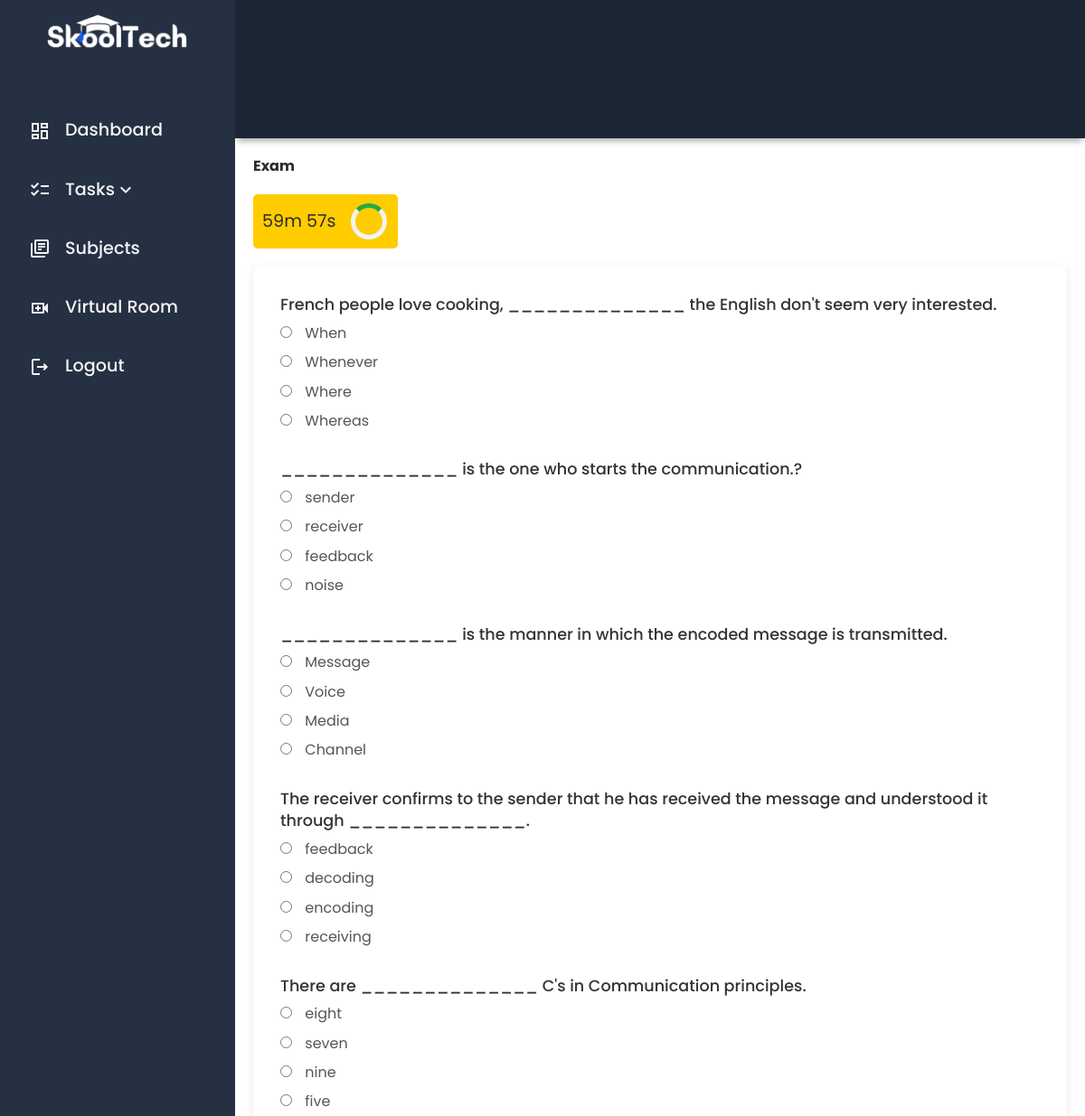
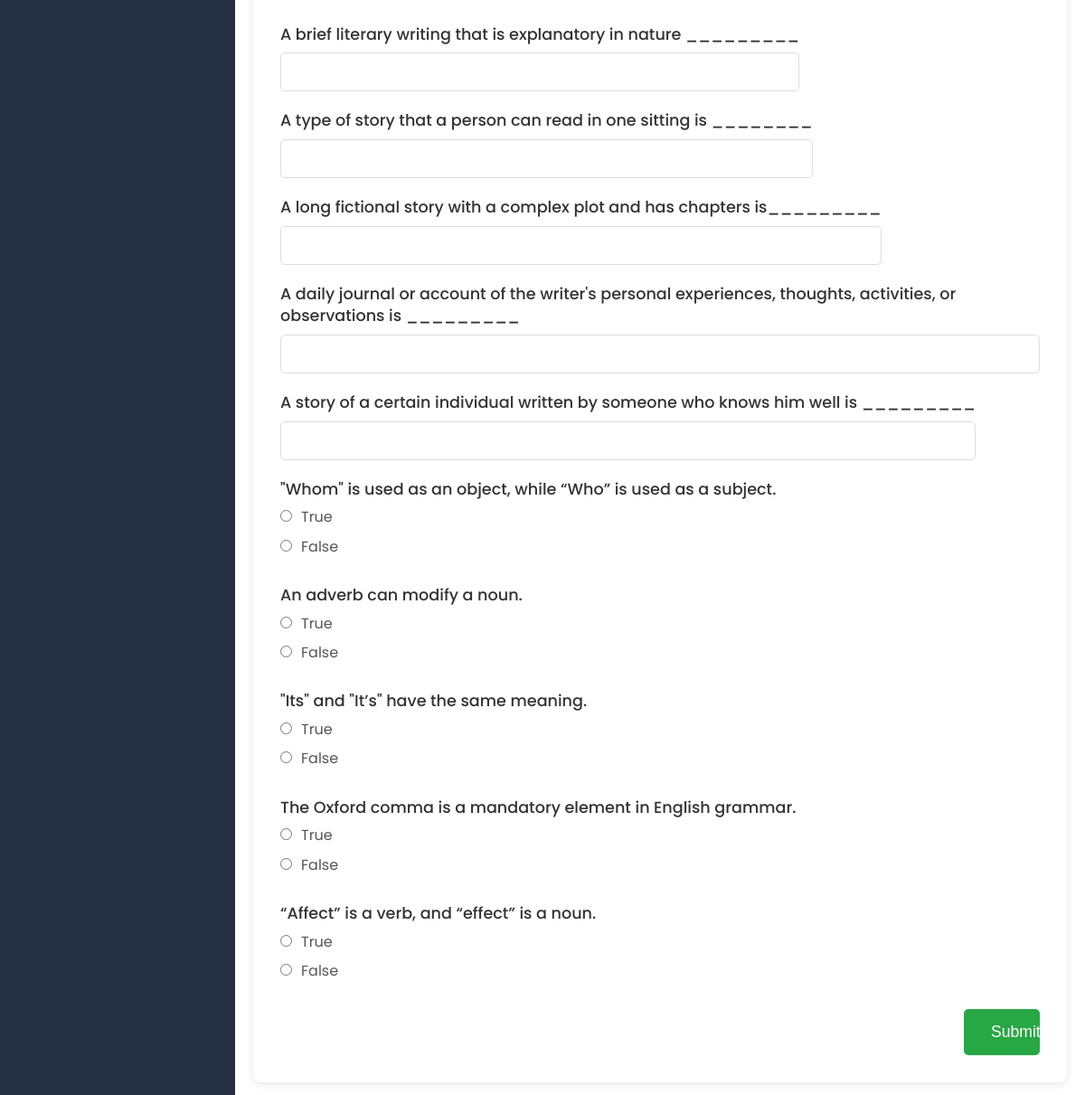
The page /take_exam.php?exam_id=3 (signed in) on the database its author committed (2 pictures, top to bottom).
### tables this page shows
CREATE TABLE exam_questions (
    id INT AUTO_INCREMENT PRIMARY KEY,
    exam_id INT NOT NULL,
    question_type ENUM('multiple_choice', 'identification', 'true_false') NOT NULL,
    question_text TEXT NOT NULL,
    choice_a VARCHAR(255),
    choice_b VARCHAR(255),
    choice_c VARCHAR(255),
    choice_d VARCHAR(255),
    correct_answer VARCHAR(255),
    FOREIGN KEY (exam_id) REFERENCES exams(id)
);

### take_exam.php (the view, shortened to what this page needs)
<?php
$servername = "localhost";
$username = "root";
$password = "";
$dbname = "skooltech";
$conn = new mysqli($servername, $username, $password, $dbname);
$exam_id = intval($_GET['exam_id']);
$sql_questions = "SELECT * FROM exam_questions WHERE exam_id = ?";
$stmt_questions = $conn->prepare($sql_questions);
$stmt_questions->bind_param("i", $exam_id);
$stmt_questions->execute();
$result_questions = $stmt_questions->get_result();
?>
<!DOCTYPE html>
<html lang="en">
<head>
    <link rel="stylesheet" href="./dist/scss/main.min.css">
</head>
<body>
<div class="grid-container">
    <div class="header">
    </div>
    <div id="sidenav">
        <div class="sidenav__wrapper">
            <div class="sidenav__img">
                <img src="./dist/img/skooltech-logo.png" alt="">
            </div>
            <div class="sidenav-list">
                <ul>
                    <li><a href="./user_dashboard.php"><span class="material-icons-outlined">dashboard</span>Dashboard</a></li>
                    <li>
                        <a href="#" class="dropdown-toggle">
                            <span class="material-icons-outlined">checklist</span> Tasks
                            <span class="material-icons-outlined chevron-icon">keyboard_arrow_down</span>
                        </a>
                    </li>
                    <li>
                        <a href="./user_subjects.php"><span class="material-icons-outlined">library_books</span> Subjects</a>
                    </li>
                    <li><a href="user_virtualroom.php"><span class="material-icons-outlined">video_call</span>Virtual Room</a></li>
                    <li><a href="logout.php"><span class="material-icons-outlined">logout</span>Logout</a></li>
                </ul>
            </div>
        </div>
    </div>
    <main class="main-container">
        <h2>Exam</h2>
        <div class="timer-container">
            <div class="timer" id="timer"></div>
            <div class="spinner"></div>
        </div>
            <form id="examForm" action="take_exam.php?exam_id=<?php echo htmlspecialchars($exam_id); ?>" method="POST">
                <?php while ($row = $result_questions->fetch_assoc()): ?>
                    <div class="question">
                        <p><?php echo htmlspecialchars($row['question_text']); ?></p>
                        <?php if ($row['question_type'] == 'multiple_choice'): ?>
                            <label>
                                <input type="radio" name="answers[<?php echo htmlspecialchars($row['id']); ?>]" value="A" required>
                                <?php echo htmlspecialchars($row['choice_a']); ?>
                            </label>
                            <label>
                                <input type="radio" name="answers[<?php echo htmlspecialchars($row['id']); ?>]" value="B" required>
                                <?php echo htmlspecialchars($row['choice_b']); ?>
                            </label>
                            <label>
                                <input type="radio" name="answers[<?php echo htmlspecialchars($row['id']); ?>]" value="C" required>
                                <?php echo htmlspecialchars($row['choice_c']); ?>
                            </label>
                            <label>
                                <input type="radio" name="answers[<?php echo htmlspecialchars($row['id']); ?>]" value="D" required>
                                <?php echo htmlspecialchars($row['choice_d']); ?>
                            </label>
                        <?php elseif ($row['question_type'] == 'true_false'): ?>
                            <label>
                                <input type="radio" name="answers[<?php echo htmlspecialchars($row['id']); ?>]" value="true" required>True
                            </label>
                            <label>
                                <input type="radio" name="answers[<?php echo htmlspecialchars($row['id']); ?>]" value="false" required>False
                            </label>
                        <?php elseif ($row['question_type'] == 'identification'): ?>
                            <input type="text" name="answers[<?php echo htmlspecialchars($row['id']); ?>]" required>
                        <?php endif; ?>
                    </div>
                <?php endwhile; ?>
                <button type="submit">Submit</button>
            </form>
    </main>
</div>
</body>
</html>

### take_exam.php (style rules this page uses)
.timer { font-size: 1.2em; }
.timer-container { display: flex; background-color: #ffcc00; padding: 10px; border-radius: 5px; width: 160px; margin-bottom: 20px; align-items: center; gap: 1rem; }
.spinner { width: 40px; height: 40px; border: 5px solid #f3f3f3; border-top: 5px solid #28a745; border-radius: 50%; animation: spin 2s linear infinite; }
form { background-color: white; padding: 30px; border-radius: 8px; box-shadow: 0 2px 10px rgba(0, 0, 0, 0.1); display: flex; flex-direction: column; align-items: flex-start; position: relative; }
.question { margin-bottom: 20px; }
.question p { font-size: 1.1rem; font-weight: 500; color: #333; margin-bottom: .5rem; }
.question label { display: block; margin-bottom: 10px; font-size: 1rem; color: #555; }
.question input[type="radio"], .question input[type="text"] { margin-right: 10px; }
.question input[type="text"] { padding: 8px; border-radius: 5px; border: 1px solid #ddd; width: 100%; }
button[type="submit"] { background-color: #28a745; color: white; font-size: 1.1rem; border: none; padding: 15px 30px; border-radius: 5px; cursor: pointer; width: 10%; align-self: flex-end; transition: background-color 0.3s ease; }

### rows shown on the page
exam_questions: question_text "French people love cooking, ______________ the English don't seem very interested.", choice_a "When", choice_b "Whenever", choice_c "Where", choice_d "Whereas"
exam_questions: question_text "______________ is the one who starts the communication.?", choice_a "sender", choice_b "receiver", choice_c "feedback", choice_d "noise"
exam_questions: question_text "______________ is the manner in which the encoded message is transmitted.", choice_a "Message", choice_b "Voice", choice_c "Media", choice_d "Channel"
exam_questions: question_text "The receiver confirms to the sender that he has received the message and understood it through ______________.", choice_a "feedback", choice_b "decoding", choice_c "encoding", choice_d "receiving"
exam_questions: question_text "There are ______________ C's in Communication principles.", choice_a "eight", choice_b "seven", choice_c "nine", choice_d "five"
exam_questions: question_text "A brief literary writing that is explanatory in nature _________"
exam_questions: question_text "A type of story that a person can read in one sitting is ________"
exam_questions: question_text "A long fictional story with a complex plot and has chapters is_________"
exam_questions: question_text "A daily journal or account of the writer's personal experiences, thoughts, activities, or observations is _________"
exam_questions: question_text "A story of a certain individual written by someone who knows him well is _________"
exam_questions: question_text "\"Whom\" is used as an object, while “Who” is used as a subject."
exam_questions: question_text "An adverb can modify a noun."
exam_questions: question_text "\"Its\" and \"It’s\" have the same meaning."
exam_questions: question_text "The Oxford comma is a mandatory element in English grammar."
exam_questions: question_text "“Affect” is a verb, and “effect” is a noun."
